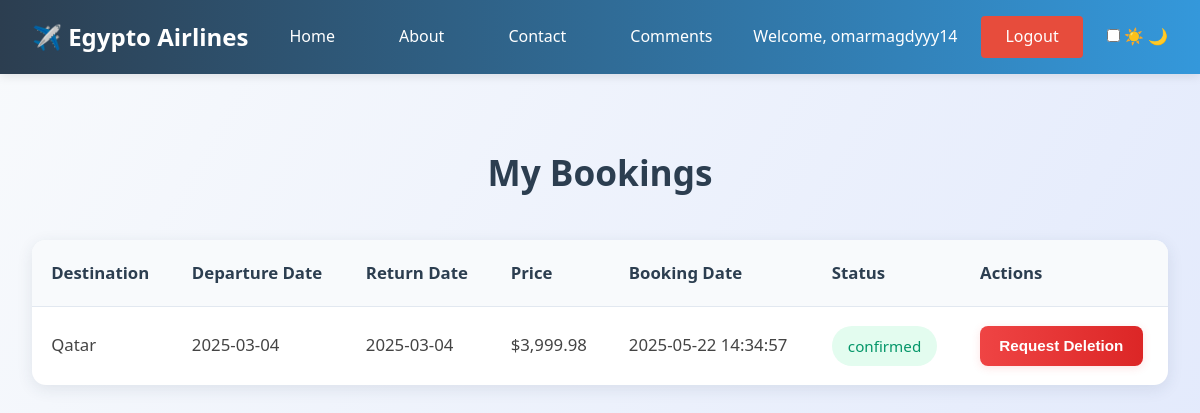
The page /my_bookings.php (signed in) on the database its author committed.
### tables this page shows
CREATE TABLE `bookings` (
  `id` int(11) NOT NULL,
  `user_id` int(11) NOT NULL,
  `travel_offer_id` int(11) NOT NULL,
  `booking_date` datetime DEFAULT current_timestamp(),
  `status` varchar(20) DEFAULT 'pending',
  `visa_number` varchar(32) DEFAULT NULL,
  `visa_expiry` varchar(10) DEFAULT NULL,
  `visa_name` varchar(100) DEFAULT NULL,
  `delete_request` tinyint(1) DEFAULT 0,
  `delete_request_date` datetime DEFAULT NULL
);

CREATE TABLE `travel_offers` (
  `id` int(11) NOT NULL,
  `destination` varchar(100) NOT NULL,
  `departure_date` date NOT NULL,
  `return_date` date NOT NULL,
  `price` decimal(12,2) DEFAULT NULL,
  `description` text DEFAULT NULL,
  `created_at` datetime DEFAULT current_timestamp(),
  `city_id` int(11) DEFAULT NULL,
  `image_path` varchar(255) DEFAULT NULL,
  `available` tinyint(1) DEFAULT 1,
  `max_passengers` int(11) NOT NULL DEFAULT 100,
  `trip_type` varchar(20) NOT NULL DEFAULT 'Round-trip',
  `outbound_time` varchar(10) DEFAULT NULL,
  `return_time` varchar(10) DEFAULT NULL
);

### my_bookings.php (the view, shortened to what this page needs)
<?php
require_once 'config.php';
$bookings = [];
$sql = "SELECT b.*, t.destination, t.price, t.departure_date, t.return_date
        FROM bookings b
        JOIN travel_offers t ON b.travel_offer_id = t.id
        WHERE b.user_id = ?
        ORDER BY b.booking_date DESC";
if ($stmt = mysqli_prepare($conn, $sql)) {
    mysqli_stmt_bind_param($stmt, "i", $_SESSION["id"]);
    mysqli_stmt_execute($stmt);
    $result = mysqli_stmt_get_result($stmt);
    while ($row = mysqli_fetch_assoc($result)) {
        $bookings[] = $row;
    }
}
?>
<!DOCTYPE html>
<html lang="en">
<head>
    <link rel="stylesheet" href="css/style.css">
    <link rel="stylesheet" href="my_bookings.css">
</head>
<body>
    <?php include 'navbar.php'; ?>
    <div class="container">
        <div class="bookings-header">
            <h1>My Bookings</h1>
        </div>
        <div class="table-container">
            <table>
                <thead>
                    <tr>
                        <th>Destination</th>
                        <th>Departure Date</th>
                        <th>Return Date</th>
                        <th>Price</th>
                        <th>Booking Date</th>
                        <th>Status</th>
                        <th>Actions</th>
                    </tr>
                </thead>
                <tbody>
                    <?php foreach ($bookings as $booking): ?>
                    <tr>
                        <td><?php echo htmlspecialchars($booking['destination']); ?></td>
                        <td><?php echo htmlspecialchars($booking['departure_date']); ?></td>
                        <td><?php echo htmlspecialchars($booking['return_date']); ?></td>
                        <td>$<?php echo number_format($booking['price'], 2); ?></td>
                        <td><?php echo htmlspecialchars($booking['booking_date']); ?></td>
                        <td>
                            <?php if ($booking['delete_request']): ?>
                                <span class="status pending">Deletion Requested</span>
                            <?php else: ?>
                                <span class="status active"><?php echo htmlspecialchars($booking['status']); ?></span>
                            <?php endif; ?>
                        </td>
                        <td>
                            <?php if (!$booking['delete_request']): ?>
                                <form action="my_bookings.php" method="post" style="display: inline;">
                                    <button type="submit" name="request_delete" class="btn-request-delete" onclick="return confirm('Are you sure you want to request deletion of this booking?')">
                                        Request Deletion
                                    </button>
                                </form>
                            <?php endif; ?>
                        </td>
                    </tr>
                    <?php endforeach; ?>
                </tbody>
            </table>
        </div>
    </div>
</body>
</html>

### css/style.css (style rules this page uses)
* { margin: 0; padding: 0; box-sizing: border-box; }
body { font-family: 'Poppins', sans-serif; line-height: 1.6; color: #333; }
.container { max-width: 1200px; margin: 0 auto; padding: 0 20px; }

### my_bookings.php (style rules this page uses)
body { background: linear-gradient(120deg, #f8fafc 0%, #e3eafc 100%); color: #222; font-family: 'Segoe UI', Arial, sans-serif; transition: background 0.3s, color 0.3s; }
.container { max-width: 1200px; margin: 7rem auto 2rem auto; padding: 2rem; }
.bookings-header { text-align: center; margin-bottom: 2.5rem; }
.bookings-header h1 { font-size: 2.2rem; color: #2c3e50; margin-bottom: 1rem; font-weight: 700; }
.table-container { background: #fff; border-radius: 14px; box-shadow: 0 4px 16px rgba(44,62,80,0.10); overflow: hidden; margin-bottom: 2rem; }
table { width: 100%; border-collapse: collapse; }
th, td { padding: 1.2rem; text-align: left; border-bottom: 1px solid #e2e8f0; }
th { background: #f8fafc; color: #2c3e50; font-weight: 600; font-size: 1.05rem; }
td { color: #444; font-size: 1.05rem; }
tr:last-child td { border-bottom: none; }
.status { padding: 0.5rem 1rem; border-radius: 20px; font-size: 0.95rem; font-weight: 500; display: inline-block; }
.status.active { background: #e3fcef; color: #059669; }
.btn-request-delete { background: linear-gradient(90deg, #ef4444 0%, #dc2626 100%); color: white; border: none; padding: 0.7rem 1.2rem; border-radius: 8px; cursor: pointer; transition: all 0.3s ease; font-weight: 600; font-size: 0.95rem; box-shadow: 0 2px 8px rgba(239,68,68,0.15); }

### rows shown on the page
bookings: travel_offer.destination "Qatar", travel_offer.departure_date "2025-03-04", travel_offer.return_date "2025-03-04", travel_offer.price "3,999.98", booking_date "2025-05-22 14:34:57", status "confirmed"

### other values the page prints
$_SESSION["username"] "omarmagdyyy14"
